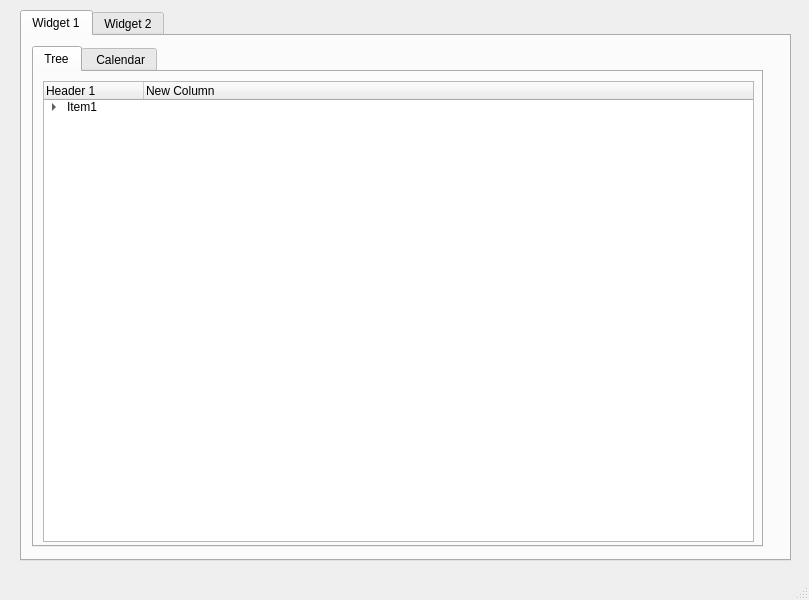
<?xml version="1.0" encoding="UTF-8"?>
<ui version="4.0">
 <class>MainWindow</class>
 <widget class="QMainWindow" name="MainWindow">
  <property name="geometry">
   <rect>
    <x>0</x>
    <y>0</y>
    <width>809</width>
    <height>600</height>
   </rect>
  </property>
  <property name="windowTitle">
   <string>MainWindow</string>
  </property>
  <widget class="QWidget" name="centralwidget">
   <widget class="QTabWidget" name="tabWidget">
    <property name="geometry">
     <rect>
      <x>20</x>
      <y>10</y>
      <width>771</width>
      <height>551</height>
     </rect>
    </property>
    <property name="currentIndex">
     <number>0</number>
    </property>
    <widget class="QWidget" name="tab">
     <attribute name="title">
      <string>Widget 1</string>
     </attribute>
     <widget class="QWidget" name="verticalLayoutWidget">
      <property name="geometry">
       <rect>
        <x>10</x>
        <y>10</y>
        <width>731</width>
        <height>501</height>
       </rect>
      </property>
      <layout class="QVBoxLayout" name="verticalLayout">
       <item>
        <widget class="QTabWidget" name="tabWidget_2">
         <property name="currentIndex">
          <number>0</number>
         </property>
         <widget class="QWidget" name="tab_3">
          <attribute name="title">
           <string>Tree</string>
          </attribute>
          <widget class="QWidget" name="verticalLayoutWidget_2">
           <property name="geometry">
            <rect>
             <x>9</x>
             <y>9</y>
             <width>711</width>
             <height>461</height>
            </rect>
           </property>
           <layout class="QVBoxLayout" name="verticalLayout_2">
            <item>
             <widget class="QTreeWidget" name="treeWidget">
              <column>
               <property name="text">
                <string>Header 1</string>
               </property>
              </column>
              <column>
               <property name="text">
                <string>New Column</string>
               </property>
              </column>
              <item>
               <property name="text">
                <string>Item1</string>
               </property>
               <item>
                <property name="text">
                 <string>Subitem1</string>
                </property>
               </item>
              </item>
             </widget>
            </item>
           </layout>
          </widget>
         </widget>
         <widget class="QWidget" name="tab_4">
          <attribute name="title">
           <string> Calendar</string>
          </attribute>
          <widget class="QDateEdit" name="dateEdit">
           <property name="geometry">
            <rect>
             <x>10</x>
             <y>10</y>
             <width>551</width>
             <height>22</height>
            </rect>
           </property>
           <property name="alignment">
            <set>Qt::AlignCenter</set>
           </property>
          </widget>
          <widget class="QCalendarWidget" name="calendarWidget">
           <property name="geometry">
            <rect>
             <x>10</x>
             <y>40</y>
             <width>551</width>
             <height>431</height>
            </rect>
           </property>
          </widget>
         </widget>
        </widget>
       </item>
      </layout>
     </widget>
    </widget>
    <widget class="QWidget" name="tab_2">
     <attribute name="title">
      <string>Widget 2</string>
     </attribute>
     <widget class="QGroupBox" name="groupBox">
      <property name="geometry">
       <rect>
        <x>10</x>
        <y>10</y>
        <width>221</width>
        <height>181</height>
       </rect>
      </property>
      <property name="title">
       <string>Choose Option</string>
      </property>
      <widget class="QWidget" name="">
       <property name="geometry">
        <rect>
         <x>20</x>
         <y>30</y>
         <width>217</width>
         <height>101</height>
        </rect>
       </property>
       <layout class="QVBoxLayout" name="verticalLayout_3">
        <item>
         <widget class="QRadioButton" name="radioButton_2">
          <property name="text">
           <string>Default</string>
          </property>
          <property name="checked">
           <bool>true</bool>
          </property>
         </widget>
        </item>
        <item>
         <widget class="QRadioButton" name="radioButton">
          <property name="text">
           <string>Reset Progressbar</string>
          </property>
         </widget>
        </item>
        <item>
         <widget class="QRadioButton" name="radioButton_3">
          <property name="statusTip">
           <string>This is Option 2</string>
          </property>
          <property name="text">
           <string>Option 2</string>
          </property>
         </widget>
        </item>
       </layout>
      </widget>
     </widget>
     <widget class="QGroupBox" name="groupBox_2">
      <property name="geometry">
       <rect>
        <x>240</x>
        <y>10</y>
        <width>301</width>
        <height>181</height>
       </rect>
      </property>
      <property name="title">
       <string>Move the Dial</string>
      </property>
      <widget class="QDial" name="dial">
       <property name="geometry">
        <rect>
         <x>30</x>
         <y>40</y>
         <width>101</width>
         <height>121</height>
        </rect>
       </property>
      </widget>
      <widget class="QLCDNumber" name="lcdNumber">
       <property name="geometry">
        <rect>
         <x>150</x>
         <y>20</y>
         <width>141</width>
         <height>141</height>
        </rect>
       </property>
       <property name="digitCount">
        <number>2</number>
       </property>
      </widget>
     </widget>
     <widget class="QProgressBar" name="progressBar">
      <property name="geometry">
       <rect>
        <x>20</x>
        <y>473</y>
        <width>531</width>
        <height>20</height>
       </rect>
      </property>
      <property name="value">
       <number>24</number>
      </property>
     </widget>
     <widget class="QWidget" name="">
      <property name="geometry">
       <rect>
        <x>10</x>
        <y>200</y>
        <width>221</width>
        <height>171</height>
       </rect>
      </property>
      <layout class="QVBoxLayout" name="verticalLayout_4">
       <item>
        <widget class="QFontComboBox" name="fontComboBox"/>
       </item>
       <item>
        <widget class="QLabel" name="label">
         <property name="font">
          <font>
           <pointsize>12</pointsize>
           <weight>75</weight>
           <bold>true</bold>
          </font>
         </property>
         <property name="text">
          <string/>
         </property>
         <property name="alignment">
          <set>Qt::AlignCenter</set>
         </property>
        </widget>
       </item>
      </layout>
     </widget>
    </widget>
   </widget>
  </widget>
  <widget class="QMenuBar" name="menubar">
   <property name="geometry">
    <rect>
     <x>0</x>
     <y>0</y>
     <width>809</width>
     <height>21</height>
    </rect>
   </property>
  </widget>
  <widget class="QStatusBar" name="statusbar"/>
 </widget>
 <resources/>
 <connections>
  <connection>
   <sender>radioButton</sender>
   <signal>clicked()</signal>
   <receiver>progressBar</receiver>
   <slot>reset()</slot>
   <hints>
    <hint type="sourcelabel">
     <x>104</x>
     <y>139</y>
    </hint>
    <hint type="destinationlabel">
     <x>113</x>
     <y>540</y>
    </hint>
   </hints>
  </connection>
  <connection>
   <sender>fontComboBox</sender>
   <signal>activated(QString)</signal>
   <receiver>label</receiver>
   <slot>setText(QString)</slot>
   <hints>
    <hint type="sourcelabel">
     <x>195</x>
     <y>271</y>
    </hint>
    <hint type="destinationlabel">
     <x>192</x>
     <y>320</y>
    </hint>
   </hints>
  </connection>
  <connection>
   <sender>dial</sender>
   <signal>valueChanged(int)</signal>
   <receiver>lcdNumber</receiver>
   <slot>display(int)</slot>
   <hints>
    <hint type="sourcelabel">
     <x>361</x>
     <y>165</y>
    </hint>
    <hint type="destinationlabel">
     <x>455</x>
     <y>166</y>
    </hint>
   </hints>
  </connection>
 </connections>
</ui>
